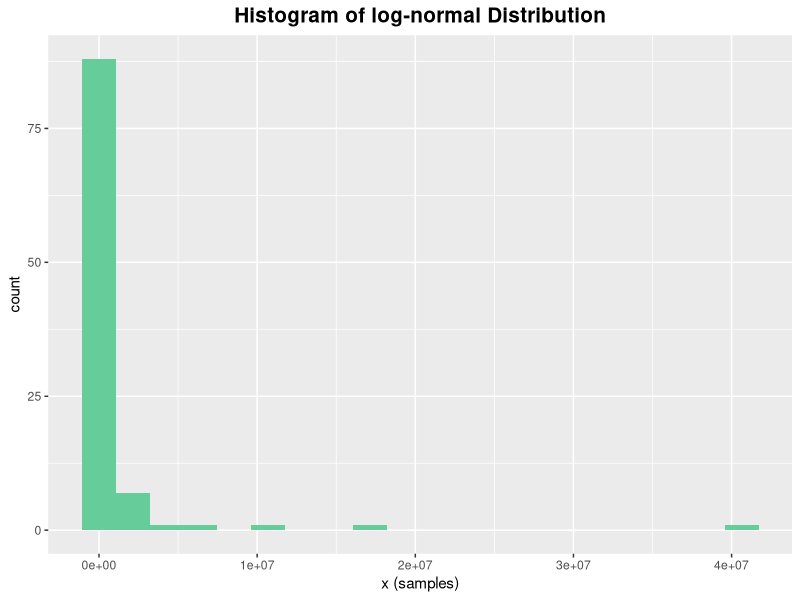
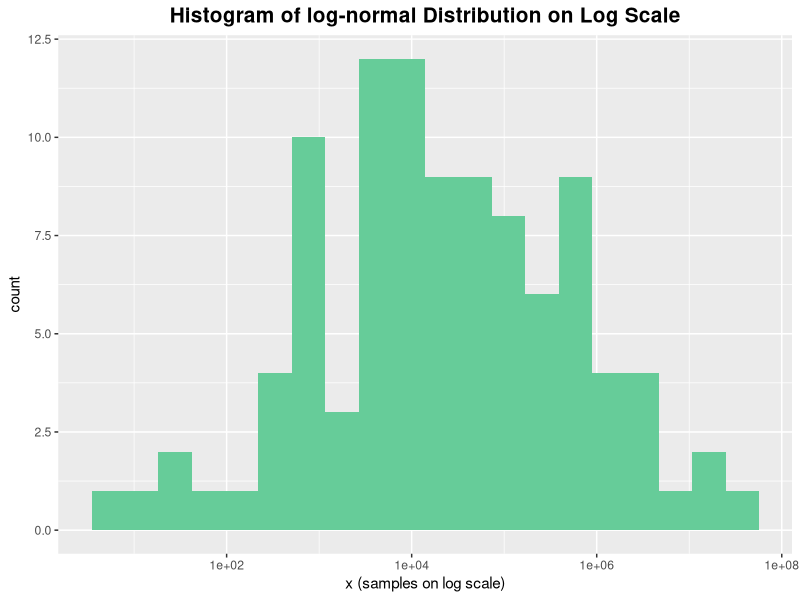

Reproduce these figures in R, in order.
## ---- chunk 1
library(ggplot2)
library(dplyr)
## ---- chunk 2
samples <- rlnorm(100, meanlog = 10, sdlog = 3) %>% data.frame(x=.)
## ---- chunk 3
histogram <- ggplot(data=samples, aes(x=x))
histogram + geom_histogram(bins=20, fill="#66CC99") + xlab("x (samples)") + ggtitle("Histogram of log-normal Distribution") + theme(plot.title = element_text(face="bold", size=15, hjust=0.5))

## ---- chunk 4
log_histogram <- ggplot(data=samples, aes(x=x))
log_histogram + scale_x_continuous(trans="log10") + geom_histogram(bins=20, fill="#66CC99") + xlab("x (samples on log scale)") + ggtitle("Histogram of log-normal Distribution on Log Scale") + theme(plot.title = element_text(face="bold", size=15, hjust=0.5))

